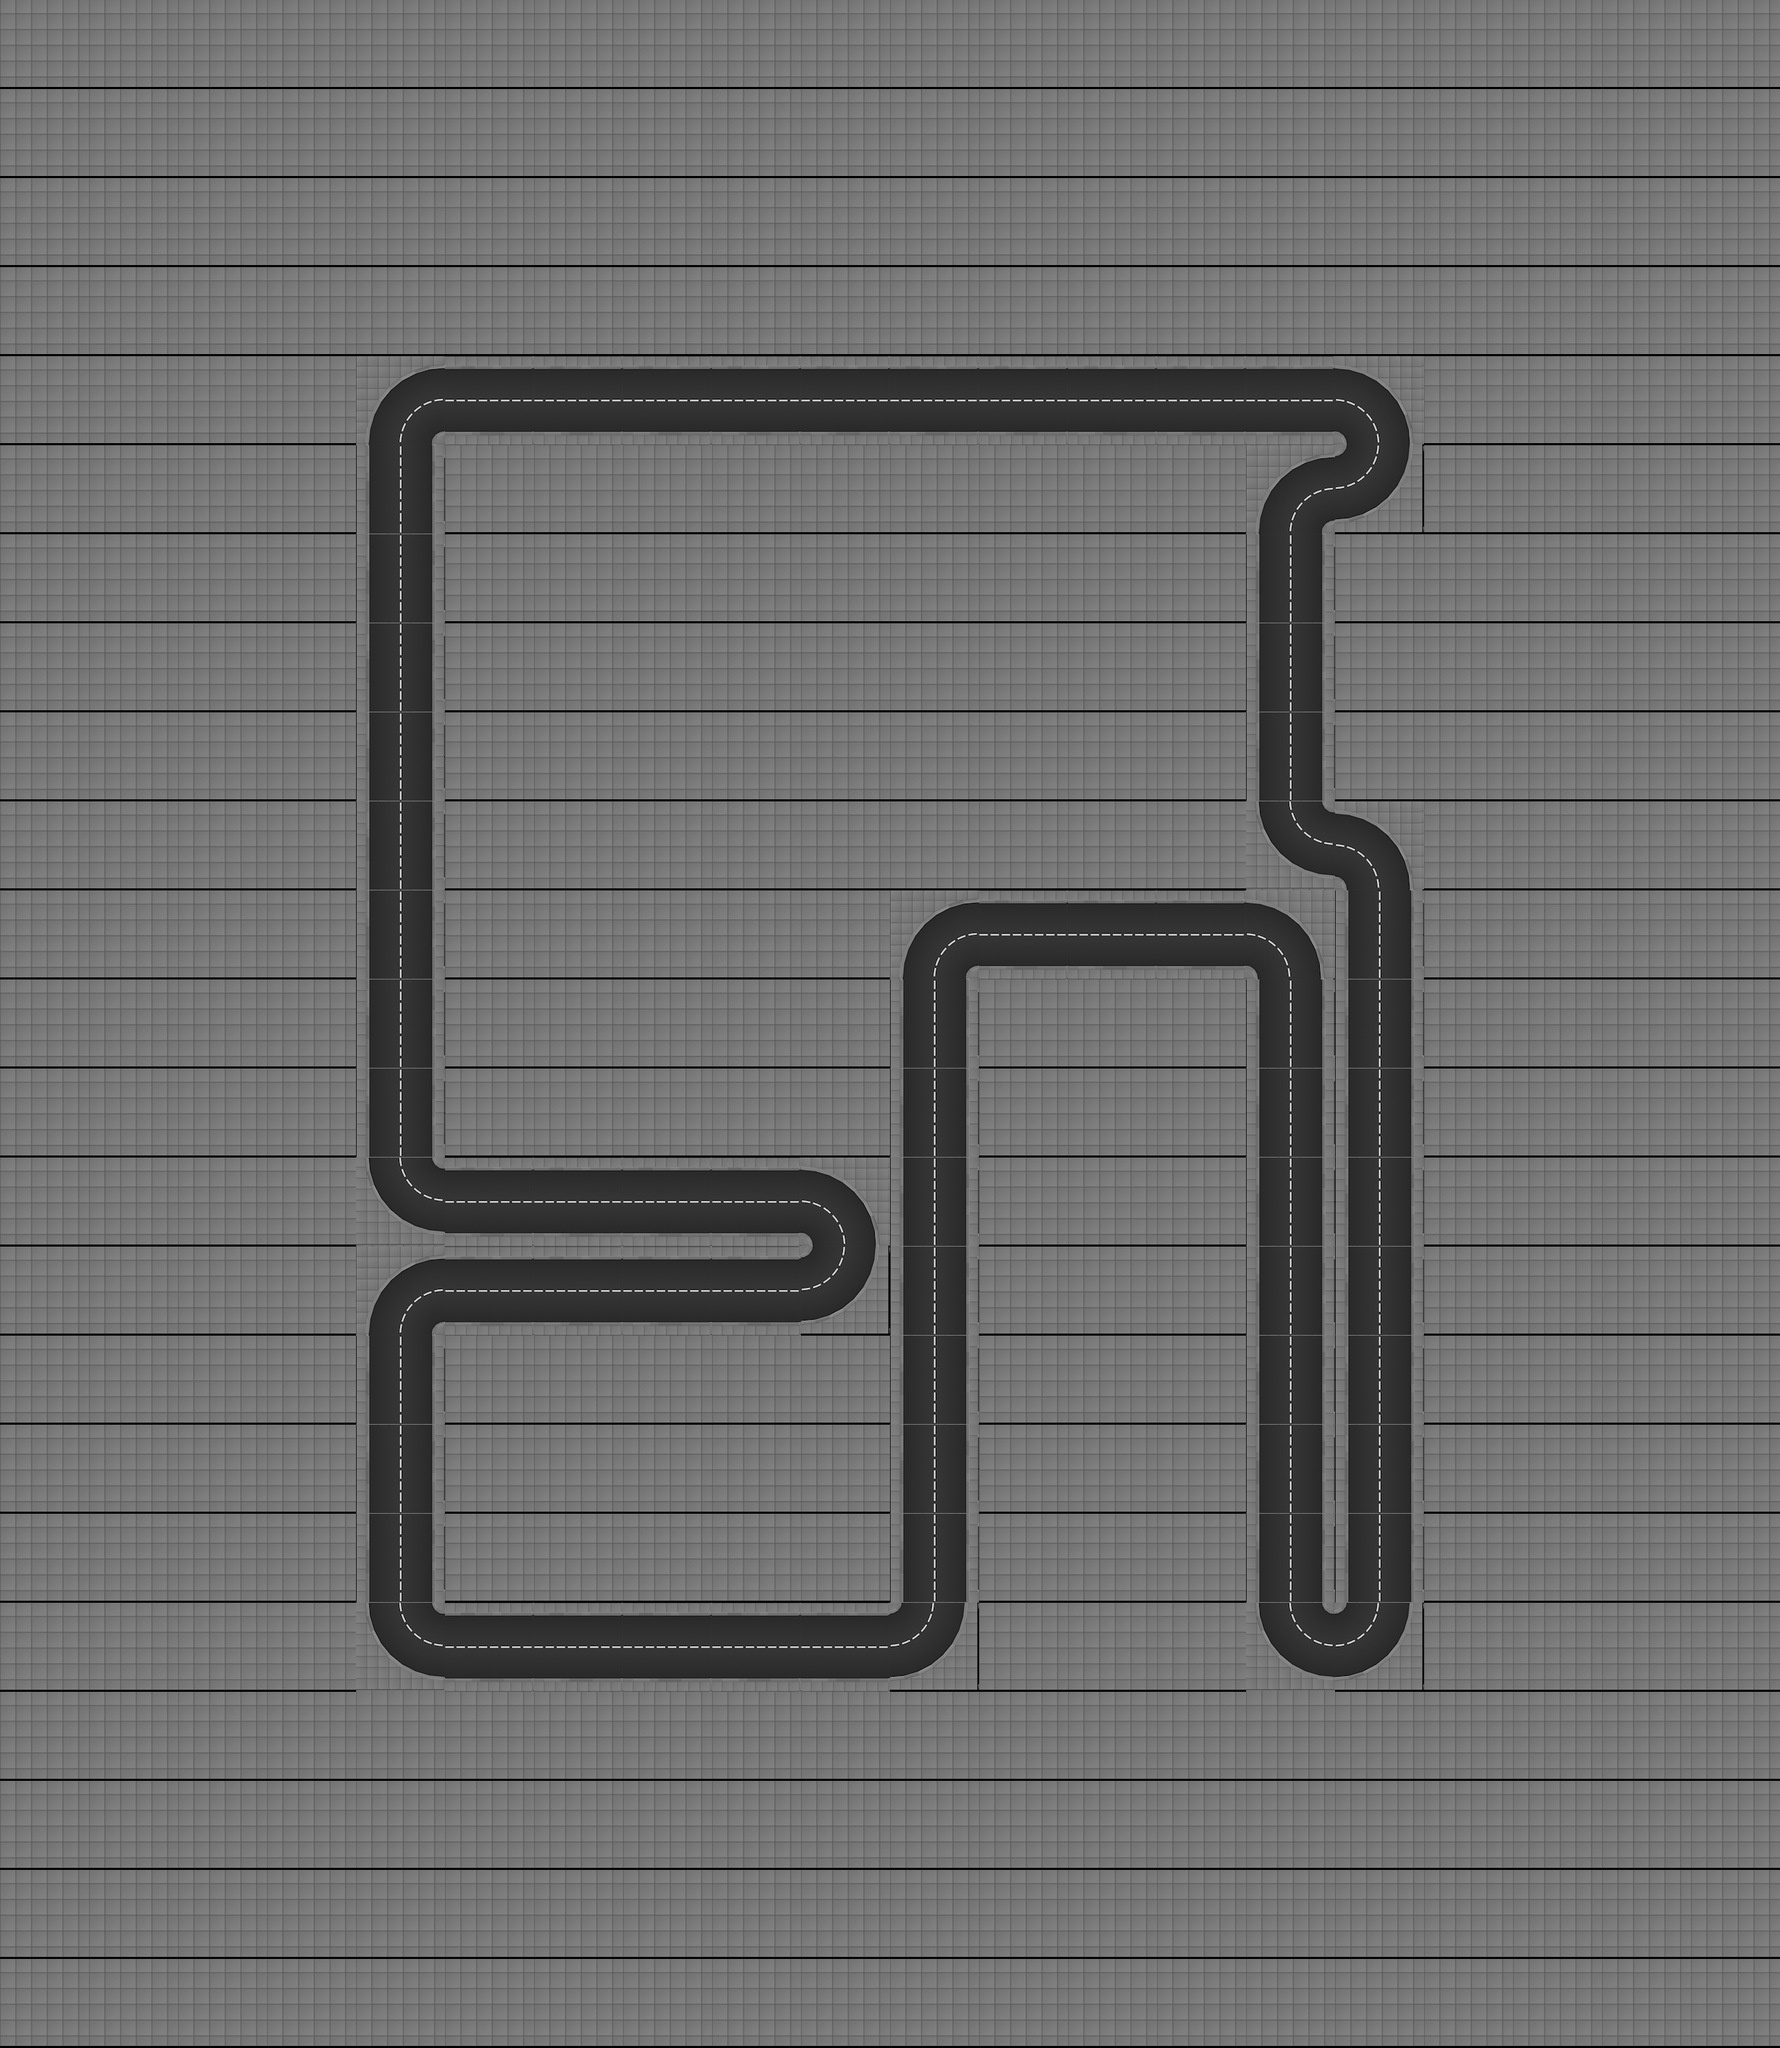

This is a level from a 2D game, rendered from its Tiled map with the project's own tilesets. A one-line summary and the map file follow, with tile-layer data summarised:
An orthogonal 20x23 tile map with 128x128 px tiles, 1 tile layer (track), 2 tilesets and 449 objects (20x appartment_roof_01, 18x office_06_ground_floor, 18x office_06_floor, 15x office_07_ground_floor, 15x office_07_floor, ...).

<map height="23" infinite="0" nextlayerid="1" nextobjectid="1" orientation="orthogonal" renderorder="right-down" tiledversion="1.2.2" tileheight="128" tilewidth="128" version="1.2" width="20"><tileset firstgid="1" source="../../gbResources/set_tiles.tsx" /><tileset firstgid="134" source="../../gbResources/set_objects.tsx" /><layer height="23" id="1" name="track" width="20"><data>[460 cells, 460 non-empty, 7 distinct tile ids]</data></layer><objectgroup id="1" name="walls"><object id="1" x="512" y="640"><polyline points="16,0 32,-64 64,-96 128,-112" /></object><object id="2" x="512" y="640"><polyline points="112,0 114,-8 120,-14 128,-16" /></object><object id="3" x="512" y="704.0"><polyline points="16,-64 16,64" /></object><object id="4" x="512" y="704.0"><polyline points="112,-64 112,64" /></object><object id="5" x="512" y="832.0"><polyline points="16,-64 16,64" /></object><object id="6" x="512" y="832.0"><polyline points="112,-64 112,64" /></object><object id="7" x="512" y="960.0"><polyline points="16,-64 16,64" /></object><object id="8" x="512" y="960.0"><polyline points="112,-64 112,64" /></object><object id="9" x="512" y="1088.0"><polyline points="16,-64 16,64" /></object><object id="10" x="512" y="1088.0"><polyline points="112,-64 112,64" /></object><object id="11" x="512" y="1216.0"><polyline points="16,-64 16,64" /></object><object id="12" x="512" y="1216.0"><polyline points="112,-64 112,64" /></object><object id="13" x="512" y="1344.0"><polyline points="16,-64 16,64" /></object><object id="14" x="512" y="1344.0"><polyline points="112,-64 112,64" /></object><object id="15" x="512" y="1472.0"><polyline points="16,-64 16,64" /></object><object id="16" x="512" y="1472.0"><polyline points="112,-64 112,64" /></object><object id="17" x="512" y="1600.0"><polyline points="16,-64 16,64" /></object><object id="18" x="512" y="1600.0"><polyline points="112,-64 112,64" /></object><object id="19" x="512" y="1792"><polyline points="16,-128 32,-64 64,-32 128,-16" /></object><object id="20" x="512" y="1792"><polyline points="112,-128 114,-120 120,-114 128,-112" /></object><object id="21" x="512" y="1920"><polyline points="16,0 32,-64 64,-96 128,-112" /></object><object id="22" x="512" y="1920"><polyline points="112,0 114,-8 120,-14 128,-16" /></object><object id="23" x="512" y="1984.0"><polyline points="16,-64 16,64" /></object><object id="24" x="512" y="1984.0"><polyline points="112,-64 112,64" /></object><object id="25" x="512" y="2112.0"><polyline points="16,-64 16,64" /></object><object id="26" x="512" y="2112.0"><polyline points="112,-64 112,64" /></object><object id="27" x="512" y="2240.0"><polyline points="16,-64 16,64" /></object><object id="28" x="512" y="2240.0"><polyline points="112,-64 112,64" /></object><object id="29" x="512" y="2432"><polyline points="16,-128 32,-64 64,-32 128,-16" /></object><object id="30" x="512" y="2432"><polyline points="112,-128 114,-120 120,-114 128,-112" /></object><object id="31" x="640" y="592.0"><polyline points="0,-64 128,-64" /></object><object id="32" x="640" y="560.0"><polyline points="0,64 128,64" /></object><object id="33" x="640" y="1744.0"><polyline points="0,-64 128,-64" /></object><object id="34" x="640" y="1712.0"><polyline points="0,64 128,64" /></object><object id="35" x="640" y="1872.0"><polyline points="0,-64 128,-64" /></object><object id="36" x="640" y="1840.0"><polyline points="0,64 128,64" /></object><object id="37" x="640" y="2384.0"><polyline points="0,-64 128,-64" /></object><object id="38" x="640" y="2352.0"><polyline points="0,64 128,64" /></object><object id="39" x="768" y="592.0"><polyline points="0,-64 128,-64" /></object><object id="40" x="768" y="560.0"><polyline points="0,64 128,64" /></object><object id="41" x="768" y="1744.0"><polyline points="0,-64 128,-64" /></object><object id="42" x="768" y="1712.0"><polyline points="0,64 128,64" /></object><object id="43" x="768" y="1872.0"><polyline points="0,-64 128,-64" /></object><object id="44" x="768" y="1840.0"><polyline points="0,64 128,64" /></object><object id="45" x="768" y="2384.0"><polyline points="0,-64 128,-64" /></object><object id="46" x="768" y="2352.0"><polyline points="0,64 128,64" /></object><object id="47" x="896" y="592.0"><polyline points="0,-64 128,-64" /></object><object id="48" x="896" y="560.0"><polyline points="0,64 128,64" /></object><object id="49" x="896" y="1744.0"><polyline points="0,-64 128,-64" /></object><object id="50" x="896" y="1712.0"><polyline points="0,64 128,64" /></object><object id="51" x="896" y="1872.0"><polyline points="0,-64 128,-64" /></object><object id="52" x="896" y="1840.0"><polyline points="0,64 128,64" /></object><object id="53" x="896" y="2384.0"><polyline points="0,-64 128,-64" /></object><object id="54" x="896" y="2352.0"><polyline points="0,64 128,64" /></object><object id="55" x="1024" y="592.0"><polyline points="0,-64 128,-64" /></object><object id="56" x="1024" y="560.0"><polyline points="0,64 128,64" /></object><object id="57" x="1024" y="1744.0"><polyline points="0,-64 128,-64" /></object><object id="58" x="1024" y="1712.0"><polyline points="0,64 128,64" /></object><object id="59" x="1024" y="1872.0"><polyline points="0,-64 128,-64" /></object><object id="60" x="1024" y="1840.0"><polyline points="0,64 128,64" /></object><object id="61" x="1024" y="2384.0"><polyline points="0,-64 128,-64" /></object><object id="62" x="1024" y="2352.0"><polyline points="0,64 128,64" /></object><object id="63" x="1152" y="592.0"><polyline points="0,-64 128,-64" /></object><object id="64" x="1152" y="560.0"><polyline points="0,64 128,64" /></object><object id="65" x="1152" y="1792"><polyline points="0,-112 64,-96 96,-64 112,0" /></object><object id="66" x="1152" y="1792"><polyline points="0,-16 8,-14 14,-8 16,0" /></object><object id="67" x="1152" y="1920"><polyline points="112,-128 96,-64 64,-32 0,-16" /></object><object id="68" x="1152" y="1920"><polyline points="16,-128 14,-120 8,-114 0,-112" /></object><object id="69" x="1152" y="2384.0"><polyline points="0,-64 128,-64" /></object><object id="70" x="1152" y="2352.0"><polyline points="0,64 128,64" /></object><object id="71" x="1280" y="592.0"><polyline points="0,-64 128,-64" /></object><object id="72" x="1280" y="560.0"><polyline points="0,64 128,64" /></object><object id="73" x="1280" y="1408"><polyline points="16,0 32,-64 64,-96 128,-112" /></object><object id="74" x="1280" y="1408"><polyline points="112,0 114,-8 120,-14 128,-16" /></object><object id="75" x="1280" y="1472.0"><polyline points="16,-64 16,64" /></object><object id="76" x="1280" y="1472.0"><polyline points="112,-64 112,64" /></object><object id="77" x="1280" y="1600.0"><polyline points="16,-64 16,64" /></object><object id="78" x="1280" y="1600.0"><polyline points="112,-64 112,64" /></object><object id="79" x="1280" y="1728.0"><polyline points="16,-64 16,64" /></object><object id="80" x="1280" y="1728.0"><polyline points="112,-64 112,64" /></object><object id="81" x="1280" y="1856.0"><polyline points="16,-64 16,64" /></object><object id="82" x="1280" y="1856.0"><polyline points="112,-64 112,64" /></object><object id="83" x="1280" y="1984.0"><polyline points="16,-64 16,64" /></object><object id="84" x="1280" y="1984.0"><polyline points="112,-64 112,64" /></object><object id="85" x="1280" y="2112.0"><polyline points="16,-64 16,64" /></object></objectgroup><objectgroup id="2" name="route"><!-- 1 objects omitted --></objectgroup><objectgroup id="3" name="lights"><!-- 78 objects omitted --></objectgroup><objectgroup id="4" name="slow_motion_triggers"><!-- 16 objects omitted --></objectgroup><objectgroup id="5" name="speed_up_triggers"><!-- 14 objects omitted --></objectgroup><objectgroup id="6" name="buildings"><!-- 180 objects omitted --></objectgroup><objectgroup id="7" name="spawners"><!-- 4 objects omitted --></objectgroup></map>
<!-- 364 of 449 objects omitted -->
